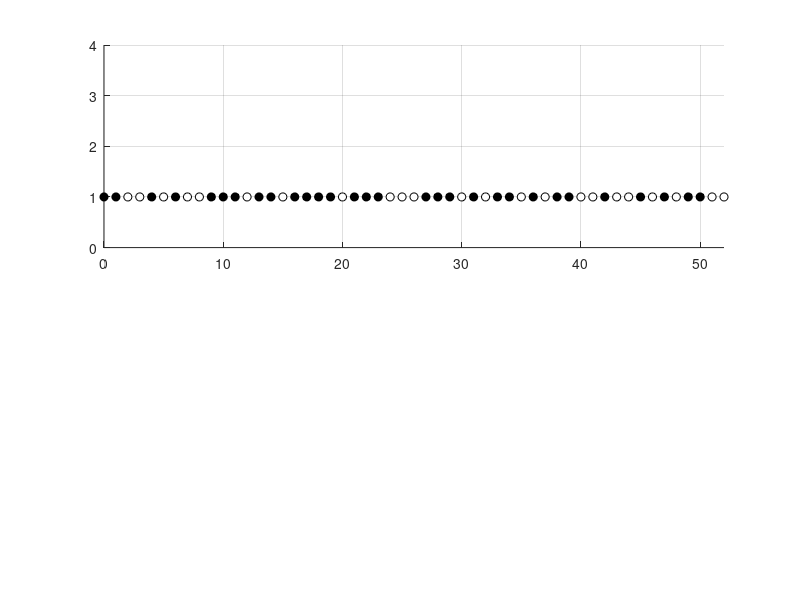

Recreate this plot in MATLAB. (Note: this script raises an error after producing the figure.)
% Victor Z
% UW-Madison, 2020
% example machine failure as uniform RV

clc; clear all; close all hidden;

rng(0);        
z = 52;       % weeks
t = 0:1:z;    % time vector
n=length(t);  % number of times
N=3;          % number of samples

% generate random failure sequences
ny=0;
for k=1:N

y = unidrnd(2,1,n); 
y = y-1;
ny=sum(y)+ny;

subplot(2,1,1)
for j=1:length(y)
if y(j)==1 %failure
    scatter(t(j),k,'blacko','MarkerFaceColor','black','MarkerEdgeColor','black') 
    hold on
else       %normal
    scatter(t(j),k,'blacko','MarkerFaceColor','w','MarkerEdgeColor','black')
    hold on
end
end
grid on
axis([min(t) max(t) 0 4])
set(gca,'yticklabels',{'','Year 1 ','Year 2 ','Year 3 ',''})
xlabel('$\textrm{Time [weeks]}$','interpreter','Latex','Fontsize',14)
box on
end

failure_rate = ny/(N*z)

print -depsc ch2_unifprocess.eps

